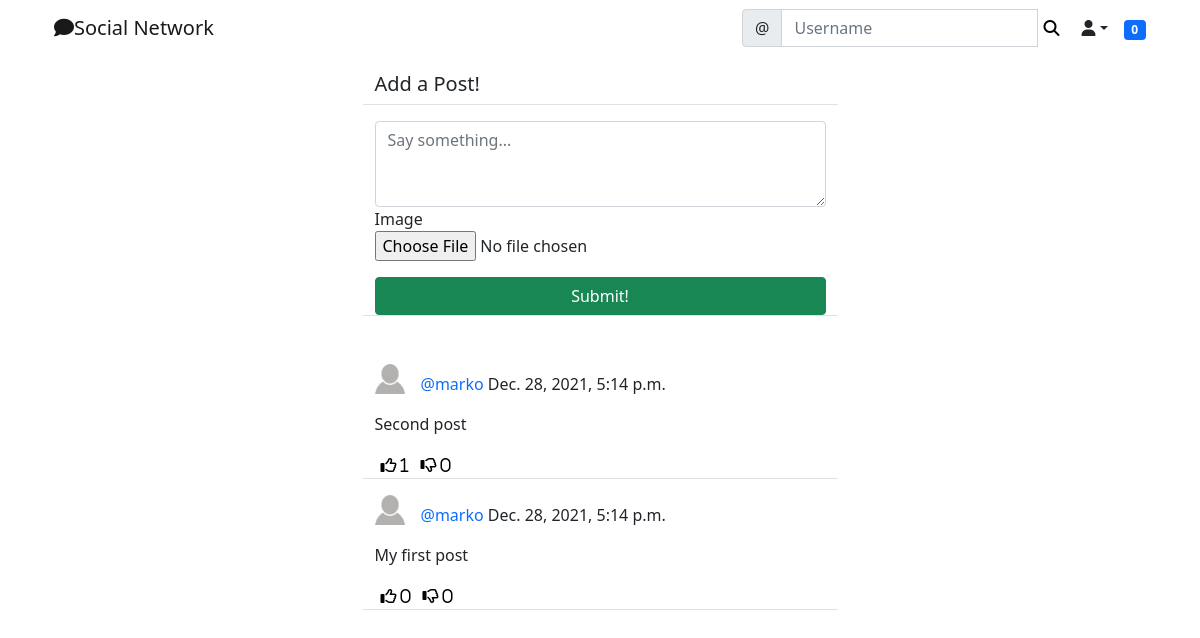
The app's page /social/ (signed in), older data.
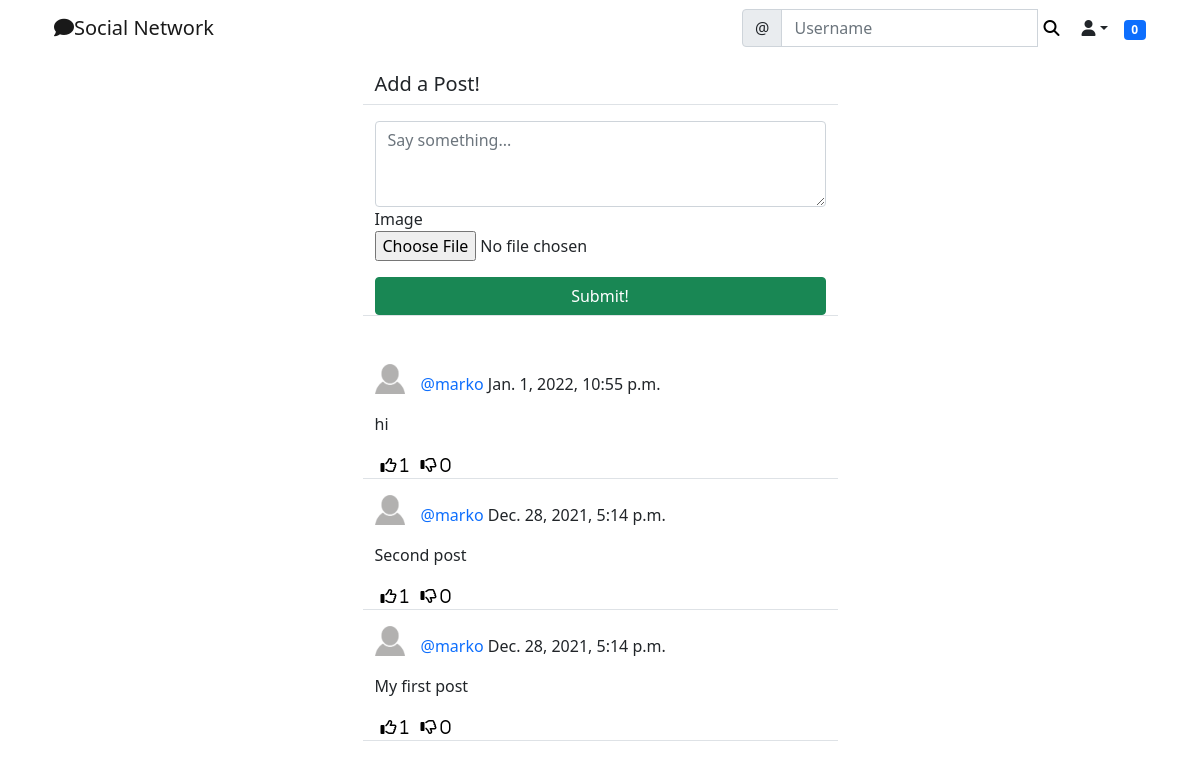
The same page, newer data.
### social/models.py (models this page shows)
class Post(models.Model):
    body = models.TextField()
    image = models.ImageField(upload_to='uploads/post_photos', blank=True, null=True)
    created_on = models.DateTimeField(default=timezone.now)
    author = models.ForeignKey(User, on_delete=models.CASCADE)
    likes = models.ManyToManyField(User, blank=True, related_name='likes')
    dislikes = models.ManyToManyField(User, blank=True, related_name='dislikes')

class UserProfile(models.Model):
    user = models.OneToOneField(User, primary_key=True, verbose_name='user', related_name='profile', on_delete=models.CASCADE)
    name = models.CharField(max_length=30, blank=True, null=True)
    bio = models.TextField(max_length=500, null=True, blank=True)
    birth_date = models.DateField(null=True, blank=True)
    location = models.CharField(max_length=100, blank=True, null=True)
    picture = models.ImageField(upload_to='uploads/profile_pictures', default='uploads/profile_pictures/default.png', blank=True)
    followers = models.ManyToManyField(User, blank=True, related_name='followers')

### social/views.py (the view, shortened to what this page needs)
# urls.py: path('', PostListView.as_view(), name='post-list'),
class PostListView(LoginRequiredMixin, View):
    def get(self, request, *args, **kwargs):
        logged_in_user = request.user
        posts = Post.objects.filter(
            author__profile__followers__in=[logged_in_user.id]
        ).order_by('-created_on')
        form = PostForm()
        context = {
            'post_list': posts,
            'form': form,
        }
        return render(request, 'social/post_list.html', context)

### social/forms.py
class PostForm(forms.ModelForm):
    body = forms.CharField(
        label='',
        widget=forms.Textarea(attrs={
            'rows': 3,
            'placeholder': 'Say something...',
        })
    )
    image = forms.ImageField(required=False)
    class Meta:
        model = Post
        fields = ['body', 'image']

### landing/templatetags/custom_tags.py (called while the page is built)
@register.inclusion_tag('social/show_notifications.html', takes_context=True)
def show_notifications(context):
	request_user = context['request'].user
	notifications = Notification.objects.filter(to_user=request_user).exclude(user_has_seen=True).order_by('-date')
	return {'notifications': notifications}

### social/templates/social/post_list.html (shortened to what this page needs)
{% extends 'landing/base.html' %}
{% load crispy_forms_tags %}
{% block content %}
    <div class="container">
        <div class="row justify-content-center mt-3">
            <div class="col-md-5 col-sm-12 border-bottom">
                <h5>Add a Post!</h5>
            </div>
        </div>
        <div class="row justify-content-center mt-3 mb-5">
            <div class="col-md-5 col-sm-12 border-bottom">
                <form method="POST" enctype="multipart/form-data">
                    {{form | crispy}}
                    <div class="d-grid gap-2">
                        <button class="btn btn-success mt-3">Submit!</button>
                    </div>
                </form>
            </div>
        </div>
        {% for post in post_list %}
        <div class="row justify-content-center mt-3">
            <div class="col-md-5 col-sm-12 border-bottom position-relative">
                <div>
                    <a href="{% url 'profile' post.author.profile.pk %}">
                        <img class="round-circle post-img" height="30" width="30" src="{{post.author.profile.picture.url}}"/>
                    </a>
                    <p class="post-text">
                        <a  class="text-primary post-link" href="{% url 'profile' post.author.pk %}">@{{post.author}}</a> {{post.created_on}}
                    </p>
                </div>
                <div class="position-relative">
                    <p>{{post.body}}</p>
                </div>
                <div class="d-flex flex-row">
                    <form method="POST" action="{% url 'like' post.pk %}">
                        <button class="remove-default-btn" type="submit">
                            <i class="far fa-thumbs-up"> <span>{{ post.likes.all.count }}</span></i>
                        </button>
                    </form>
                    <form method="POST" action="{% url 'dislike' post.pk %}">
                        <button class="remove-default-btn" type="submit">
                            <i class="far fa-thumbs-down"> <span>{{ post.dislikes.all.count }}</span></i>
                        </button>
                    </form>
                </div>
            </div>
        </div>
        {% endfor %}
    </div>
{% endblock content %}

Row changes from the older to the newer data that the page shows:
added Post: author.profile.picture (placeholder picture), author "marko", created_on "Jan. 1, 2022, 10:55 p.m.", body "hi", likes.all.count "1", dislikes.all.count "0"
computed for Post "My first post": likes.all.count "0" → "1"
